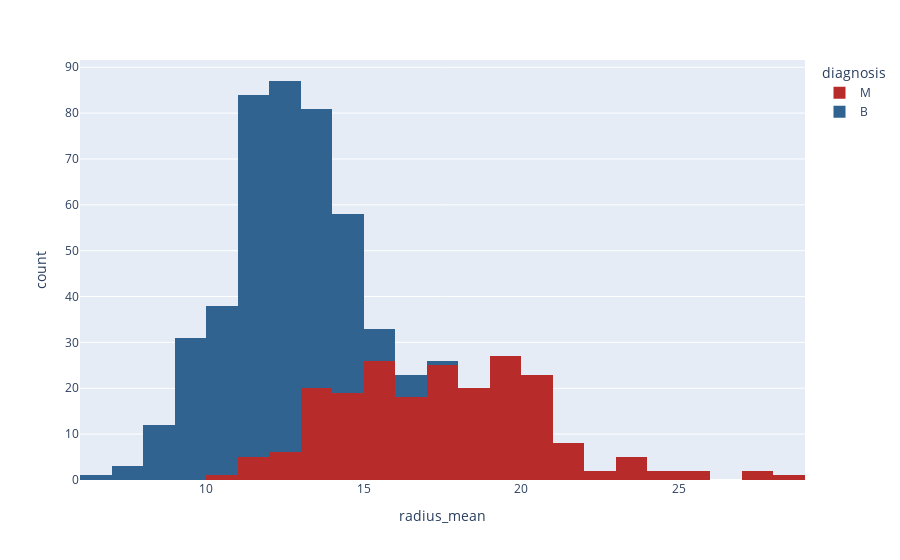

Notebook cell for this chart:
### Code cell
px.histogram(data_frame=df, x='radius_mean', color='diagnosis', color_discrete_sequence=('#B82B2B', '#316391'))

### Figure 1 — Plotly figure (JSON) as saved in the notebook; plotly's stock layout.template omitted (floating-point values rounded to 4 significant figures; data arrays with more than 128 entries replaced by an {"elided": "..."} marker saying what was removed)
{"data": [{"alignmentgroup": "True", "bingroup": "x", "hovertemplate": "diagnosis=M<br>radius_mean=%{x}<br>count=%{y}<extra></extra>", "legendgroup": "M", "marker": {"color": "#B82B2B", "pattern": {"shape": ""}}, "name": "M", "offsetgroup": "M", "orientation": "v", "showlegend": true, "type": "histogram", "x": {"elided": "212 float values"}, "xaxis": "x", "yaxis": "y"}, {"alignmentgroup": "True", "bingroup": "x", "hovertemplate": "diagnosis=B<br>radius_mean=%{x}<br>count=%{y}<extra></extra>", "legendgroup": "B", "marker": {"color": "#316391", "pattern": {"shape": ""}}, "name": "B", "offsetgroup": "B", "orientation": "v", "showlegend": true, "type": "histogram", "x": {"elided": "357 float values"}, "xaxis": "x", "yaxis": "y"}], "layout": {"autosize": true, "barmode": "relative", "legend": {"title": {"text": "diagnosis"}, "tracegroupgap": 0}, "margin": {"t": 60}, "xaxis": {"anchor": "y", "autorange": true, "domain": [0, 1], "range": [6, 29], "title": {"text": "radius_mean"}, "type": "linear"}, "yaxis": {"anchor": "x", "autorange": true, "domain": [0, 1], "range": [0, 91.58], "title": {"text": "count"}}}}
